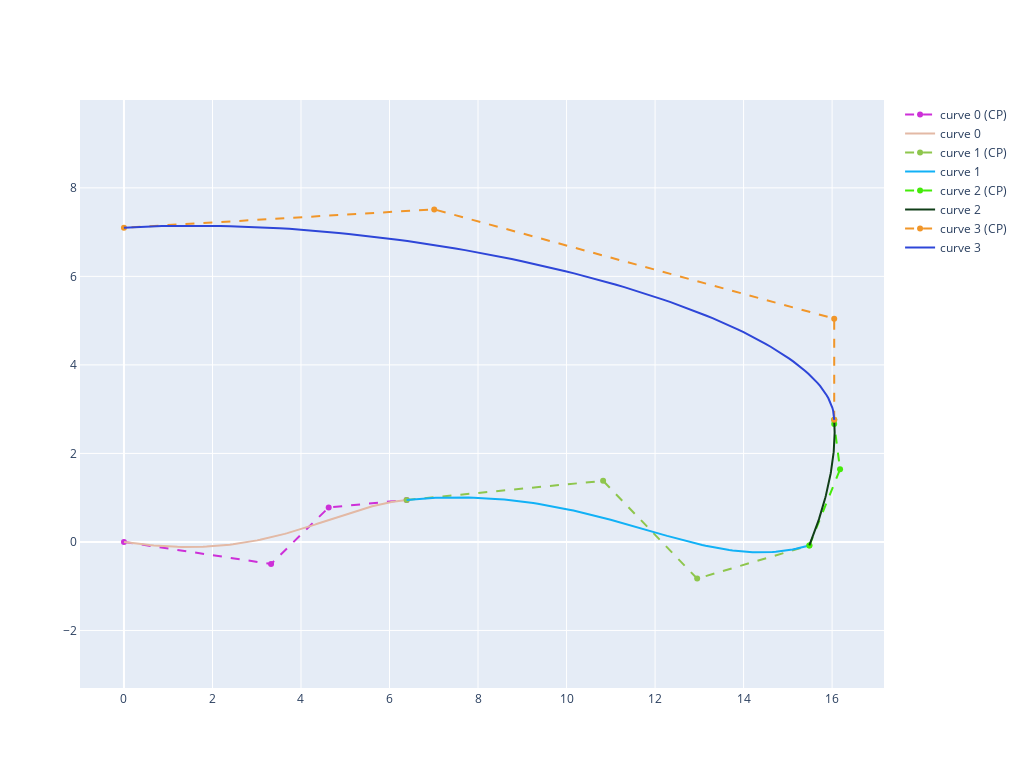

The code cell stored with this chart in its notebook:
### Markdown cell above
### View slices

### Code cell
from geomdl import multi
from geomdl.visualization import VisPlotly

curves = [[c.curve for c in bs.curves] for bs in board.bezier_slices[1:2]]

# Create a curve container
mcrv = multi.CurveContainer(*curves)

# Draw the control point polygon and the evaluated curve
vis_comp1 = VisPlotly.VisCurve2D()
mcrv.vis = vis_comp1
mcrv.render()
